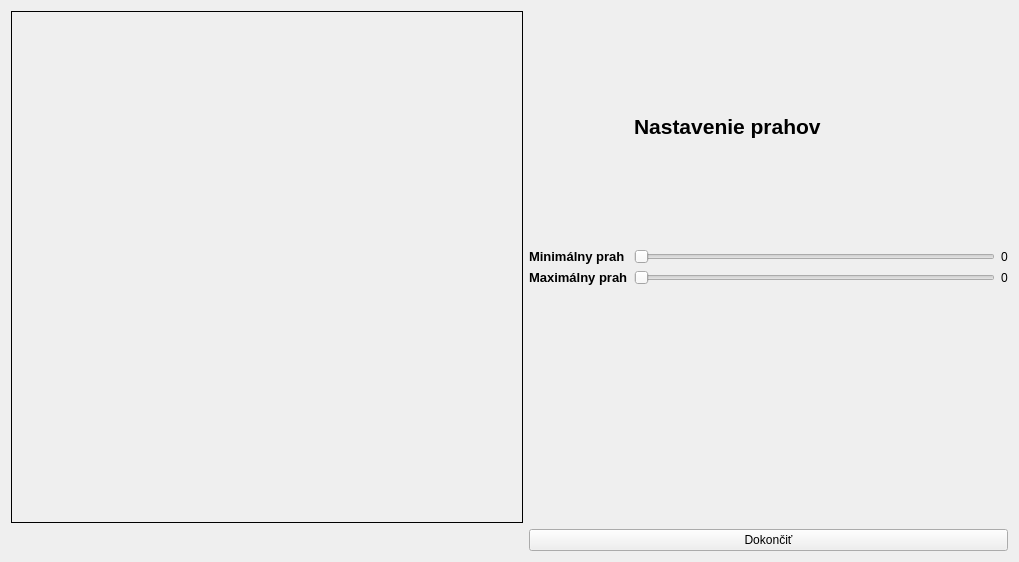
<?xml version="1.0" encoding="UTF-8"?>
<ui version="4.0">
 <class>ThresholdCalibration</class>
 <widget class="QWidget" name="ThresholdCalibration">
  <property name="geometry">
   <rect>
    <x>0</x>
    <y>0</y>
    <width>1019</width>
    <height>559</height>
   </rect>
  </property>
  <property name="windowTitle">
   <string>Kalibrácia</string>
  </property>
  <layout class="QGridLayout" name="gridLayout_2">
   <item row="0" column="0">
    <widget class="QLabel" name="picture_label">
     <property name="minimumSize">
      <size>
       <width>512</width>
       <height>512</height>
      </size>
     </property>
     <property name="maximumSize">
      <size>
       <width>512</width>
       <height>512</height>
      </size>
     </property>
     <property name="frameShape">
      <enum>QFrame::Box</enum>
     </property>
     <property name="text">
      <string/>
     </property>
    </widget>
   </item>
   <item row="0" column="1">
    <layout class="QGridLayout" name="gridLayout">
     <item row="3" column="1">
      <widget class="QLabel" name="label_2">
       <property name="text">
        <string/>
       </property>
      </widget>
     </item>
     <item row="1" column="0">
      <widget class="QLabel" name="label_3">
       <property name="text">
        <string>&lt;html&gt;&lt;head/&gt;&lt;body&gt;&lt;p&gt;&lt;span style=&quot; font-size:10pt; font-weight:600;&quot;&gt;Minimálny prah&lt;/span&gt;&lt;/p&gt;&lt;/body&gt;&lt;/html&gt;</string>
       </property>
      </widget>
     </item>
     <item row="2" column="0">
      <widget class="QLabel" name="label_4">
       <property name="text">
        <string>&lt;html&gt;&lt;head/&gt;&lt;body&gt;&lt;p&gt;&lt;span style=&quot; font-size:10pt; font-weight:600;&quot;&gt;Maximálny prah&lt;/span&gt;&lt;/p&gt;&lt;/body&gt;&lt;/html&gt;</string>
       </property>
      </widget>
     </item>
     <item row="2" column="1">
      <widget class="QSlider" name="max_thresh_slider">
       <property name="orientation">
        <enum>Qt::Horizontal</enum>
       </property>
      </widget>
     </item>
     <item row="0" column="1">
      <widget class="QLabel" name="thresh_settings_label">
       <property name="text">
        <string>&lt;html&gt;&lt;head/&gt;&lt;body&gt;&lt;p&gt;&lt;span style=&quot; font-size:16pt; font-weight:600;&quot;&gt;Nastavenie prahov&lt;/span&gt;&lt;/p&gt;&lt;/body&gt;&lt;/html&gt;</string>
       </property>
      </widget>
     </item>
     <item row="1" column="1">
      <widget class="QSlider" name="min_thresh_slider">
       <property name="orientation">
        <enum>Qt::Horizontal</enum>
       </property>
      </widget>
     </item>
     <item row="1" column="2">
      <widget class="QLabel" name="min_thresh_val">
       <property name="text">
        <string>0</string>
       </property>
      </widget>
     </item>
     <item row="2" column="2">
      <widget class="QLabel" name="max_thresh_val">
       <property name="text">
        <string>0</string>
       </property>
      </widget>
     </item>
    </layout>
   </item>
   <item row="1" column="1">
    <widget class="QPushButton" name="finish_btn">
     <property name="text">
      <string>Dokončiť</string>
     </property>
    </widget>
   </item>
  </layout>
 </widget>
 <resources/>
 <connections>
  <connection>
   <sender>min_thresh_slider</sender>
   <signal>valueChanged(int)</signal>
   <receiver>min_thresh_val</receiver>
   <slot>setNum(int)</slot>
   <hints>
    <hint type="sourcelabel">
     <x>896</x>
     <y>246</y>
    </hint>
    <hint type="destinationlabel">
     <x>1004</x>
     <y>251</y>
    </hint>
   </hints>
  </connection>
  <connection>
   <sender>max_thresh_slider</sender>
   <signal>valueChanged(int)</signal>
   <receiver>max_thresh_val</receiver>
   <slot>setNum(int)</slot>
   <hints>
    <hint type="sourcelabel">
     <x>773</x>
     <y>277</y>
    </hint>
    <hint type="destinationlabel">
     <x>1005</x>
     <y>282</y>
    </hint>
   </hints>
  </connection>
 </connections>
</ui>
